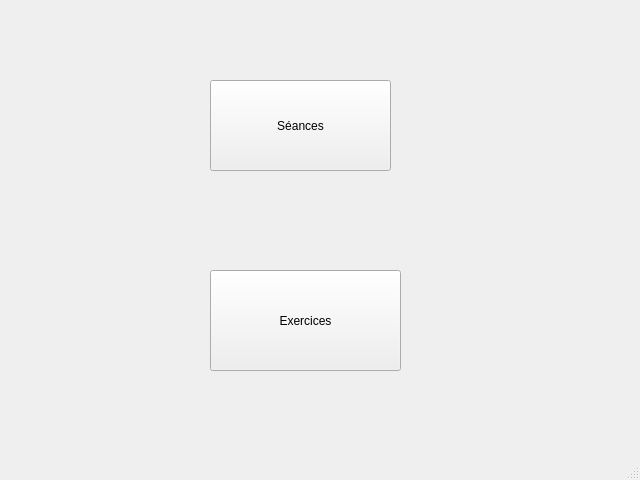
<?xml version="1.0" encoding="UTF-8"?>
<ui version="4.0">
 <class>MainWindow</class>
 <widget class="QMainWindow" name="MainWindow">
  <property name="geometry">
   <rect>
    <x>0</x>
    <y>0</y>
    <width>640</width>
    <height>480</height>
   </rect>
  </property>
  <property name="minimumSize">
   <size>
    <width>640</width>
    <height>480</height>
   </size>
  </property>
  <property name="maximumSize">
   <size>
    <width>640</width>
    <height>480</height>
   </size>
  </property>
  <property name="windowTitle">
   <string>MainWindow</string>
  </property>
  <widget class="QWidget" name="centralwidget">
   <widget class="QPushButton" name="buttSeance">
    <property name="geometry">
     <rect>
      <x>210</x>
      <y>80</y>
      <width>181</width>
      <height>91</height>
     </rect>
    </property>
    <property name="text">
     <string>Séances</string>
    </property>
   </widget>
   <widget class="QPushButton" name="buttExercice">
    <property name="geometry">
     <rect>
      <x>210</x>
      <y>270</y>
      <width>191</width>
      <height>101</height>
     </rect>
    </property>
    <property name="text">
     <string>Exercices</string>
    </property>
   </widget>
  </widget>
  <widget class="QMenuBar" name="menubar">
   <property name="geometry">
    <rect>
     <x>0</x>
     <y>0</y>
     <width>640</width>
     <height>17</height>
    </rect>
   </property>
  </widget>
  <widget class="QStatusBar" name="statusbar"/>
 </widget>
 <resources/>
 <connections/>
</ui>
